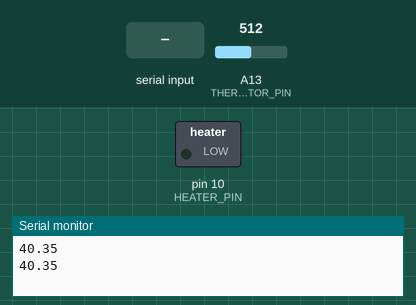
Simulated run of this sketch. Board: Arduino Mega 2560, built with avr-gcc and run on an emulated ATmega2560. On the bench: switched loads named in the sketch (green lamp = pin HIGH), the last lines printed to the serial monitor. The test bench sets the inputs (shaded band); at power-on: A13 (THERMISTOR_PIN) = 512.

Above: at 1.2 s.
1.3 s: "90,45\n" received over Serial
At 2.9 s:
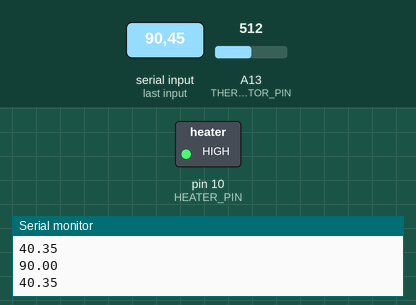
3.5 s: "30,150\n" received over Serial
At 4.6 s:
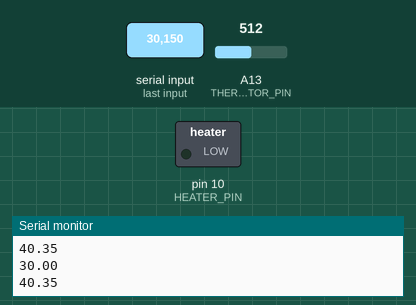
5.5 s: "90\n" received over Serial
At 7.4 s:
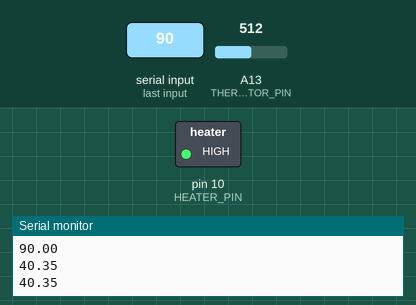
Timing chart, 0 to 8.9 s (numbered marks = the images above; inputs shaded):
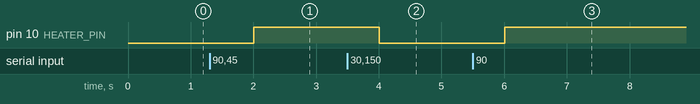

The sketch:

thermistor_info.ino
```cpp
#include <math.h>

#define THERMISTOR_PIN A13         // Pin where the thermistor is connected
#define HEATER_PIN 10              // Pin for the heater element (D10 on RAMPS 1.4)
#define SERIES_RESISTOR 4700       // 4.7kΩ series resistor

#define THERMISTOR_NOMINAL 1000
#define TEMPERATURE_NOMINAL 25     // Nominal temperature 25°C
#define B_COEFFICIENT 3950         // B coefficient
#define ADC_MAX 1023               // ADC resolution
#define SUPPLY_VOLTAGE 5           // Supply voltage

float targetTemperature = -1;      // Initialize without a target temperature
#define TEMPERATURE_HYSTERESIS 2   // Hysteresis to avoid frequent toggling

void setup() {
  Serial.begin(9600);
  pinMode(HEATER_PIN, OUTPUT);     // Set heater pin as output
}

void loop() {
  // Read data sent via serial port (e.g., from a Python script)
  if (Serial.available() > 0) {
    String input = Serial.readStringUntil('\n');
    targetTemperature = input.toFloat();  // Update target temperature
    Serial.println(targetTemperature);
  }

  int adcValue = analogRead(THERMISTOR_PIN);  // Read raw ADC value

  // Convert ADC value to resistance
  float resistance = SERIES_RESISTOR / ((SUPPLY_VOLTAGE / (adcValue / (float)ADC_MAX)) - 1);

  // Calculate temperature
  float temperature;
  temperature = resistance / THERMISTOR_NOMINAL;
  temperature = log(temperature);
  temperature /= B_COEFFICIENT;
  temperature += 1.0 / (TEMPERATURE_NOMINAL + 273.15);
  temperature = 1.0 / temperature;
  temperature -= 273.15;

  // Display the current temperature
  Serial.println(temperature);

  // If a target temperature is set, control the heater element
  if (targetTemperature > 0) {
    if (temperature < targetTemperature - TEMPERATURE_HYSTERESIS) {
      digitalWrite(HEATER_PIN, HIGH);  // Turn the heater on
    } else if (temperature >= targetTemperature + TEMPERATURE_HYSTERESIS) {
      digitalWrite(HEATER_PIN, LOW);   // Turn the heater off
    }
  } else {
    digitalWrite(HEATER_PIN, LOW);   // Turn the heater off if no target is set
  }

  delay(1000);  // Wait one second before the next reading
}
```

Measured:
- after the input at 1.3 s, pin 10 (HEATER_PIN): LOW → HIGH after 0.70 s
- after the input at 3.5 s, pin 10 (HEATER_PIN): HIGH → LOW after 0.51 s
- after the input at 5.5 s, pin 10 (HEATER_PIN): LOW → HIGH after 0.51 s
